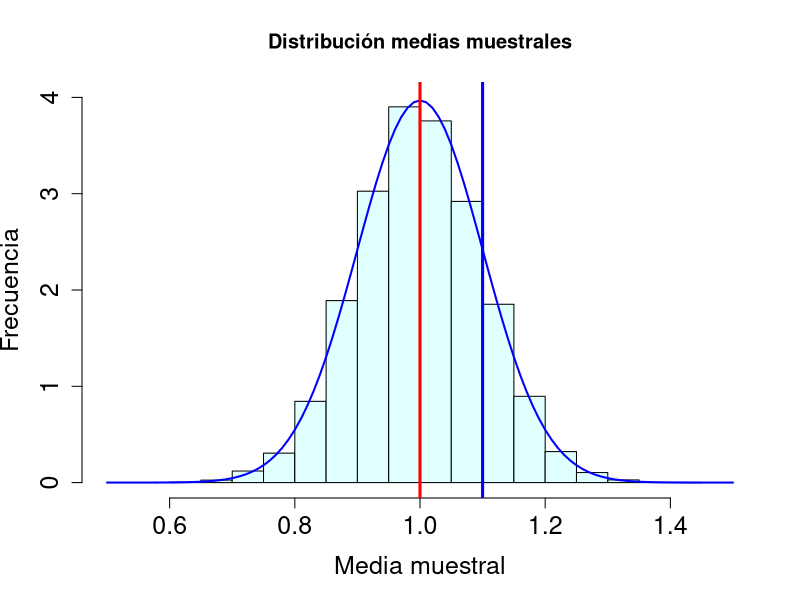
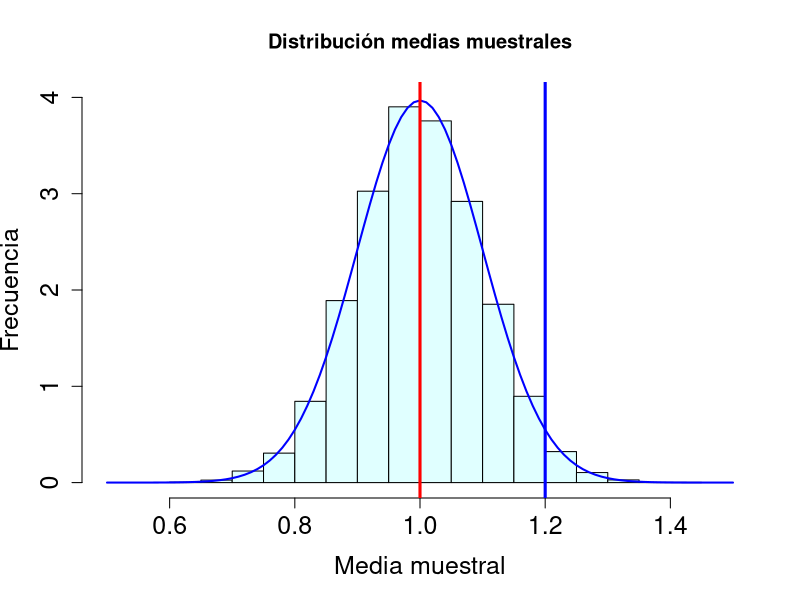
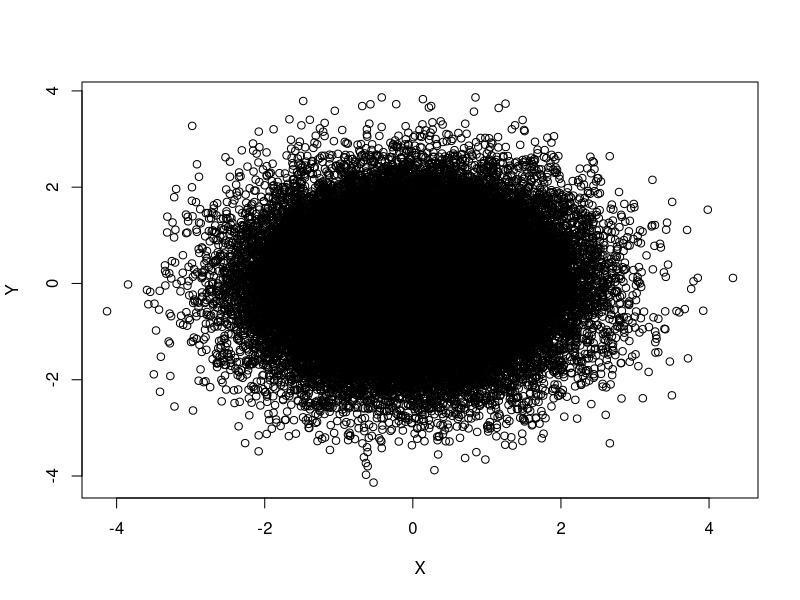

These charts were generated, in order, by the following R code: (Note: this script raises an error after producing the figures.)
## ---- chunk 1
knitr::opts_chunk$set(echo = TRUE)
## ---- chunk 2
mediaMuestral=function(n){
  muestra=rnorm(n,1,1)
  media=mean(muestra)
  return(media)
}
m=10000
muchasMedias100=replicate(m,mediaMuestral(100))

hist(muchasMedias100,xlab="Media muestral", ylab="Frecuencia", col="lightcyan",
     xlim=c(0.5,1.5),freq=FALSE,ylim=c(0,4),
     main="Distribución medias muestrales", cex.lab = 1.5,
     cex.axis = 1.5)
curve(dnorm(x,1,sd(muchasMedias100)),xlim=c(0.5,1.5),col="blue",lwd=2,add=TRUE)
abline(v=1 , col="red", lwd=3)
abline(v=1.1, col="blue", lwd=3)
## ---- chunk 3

hist(muchasMedias100,xlab="Media muestral", ylab="Frecuencia", col="lightcyan",
     xlim=c(0.5,1.5),freq=FALSE,ylim=c(0,4),
     main="Distribución medias muestrales", cex.lab = 1.5,
     cex.axis = 1.5)
curve(dnorm(x,1,sd(muchasMedias100)),xlim=c(0.5,1.5),col="blue",lwd=2,add=TRUE)
abline(v=1 , col="red", lwd=3)
abline(v=1.2, col="blue", lwd=3)
## ---- chunk 4
gen.corr.data<- function(rho,n){
# first step: generate two normal random variables from normal distrbution
set.seed(123) 
X <- rnorm(n)
X2 <- rnorm(n)
 
# second step generate the correlated variable
 
Y<- rho*X + sqrt(1-rho^2)*X2
result <-cbind(X,Y)
return(result)
}

muestra<-gen.corr.data(0.01,50000)
plot(muestra)
dat<- as.data.frame(muestra)
# cor.test(dat$x1, dat$x3)

## ---- chunk 5
tilapia_cepas <- PlantGrowth
names(tilapia_cepas) <- c("Peso", "Cepa")
tilapia_cepas$Cepa <- factor(my_data$Cepa, 
                             labels = c("Cepa 1", "Cepa2", "Cepa 3"))
write.csv(tilapia_cepas, file = "tilapia_cepas.csv")
## ---- chunk 6

library(MASS)
args(mvrnorm)
# Simulated Correlation between Body Weight, Color phenotypes in Atlantic salmon
# Generate a set of means and a symmetric covariance matrix
means   <- c(5500, 25)
cov.mat <- matrix(c(800000, -300, -300, 4), nrow = 2, ncol = 2)
WFE.COLOR <- data.frame(mvrnorm(949, means, cov.mat))
# Give the data fram column headings
names(WFE.COLOR) <- c("Weight", 'Color')
WFE.COLOR[1:10, ]
# Look at the mean and covariance to check the function
colMeans(WFE.COLOR)
cov(WFE.COLOR)
cov(WFE.COLOR$Weight, WFE.COLOR$Color)
cor(WFE.COLOR$Weight, WFE.COLOR$Color)
# Plot and export the joint distribution of the variables
p <- ggplot(WFE.COLOR, aes(x = Weight, y = Color))
p + geom_point() + geom_smooth(method = "lm") +
  xlab("Body Weight (g)") + ylab("Color")
# Export Simulate Data
write.table(WFE.COLOR, file = "CORR_WFE_COLOR_SALMON.csv", sep = ",", dec = ",")
## ---- chunk 7
library(readxl)
library(survival)
library(survminer)
larv <- read_excel("surv_dat.xlsx", sheet = 1)
summary(larv)
larv$antibiotico <- as.factor(larv$antibiotico)
str(larv)

larv_fit <- survfit(Surv(stime,status)~strata(antibiotico),
             data = larv, na.action=na.exclude, type="kaplan-meier")

summary(larv_fit)

surv_diff <- survdiff(Surv(stime,status)~antibiotico, data = larv)
surv_diff

ggsurvplot(survfit(Surv(stime,status) ~ antibiotico, data = larv, na.action = na.exclude, type="kaplan-meier"),
pval = TRUE, conf.int = FALSE)

## ---- chunk 8

# We can use rnorm to simulate a phenotype and QTL data
w.means <- c(4000, 5000, 6000) # Complete dominance
w.sd    <- 800
# Generate a SNP. AF 0.4
help(rbinom)
snp     <- rbinom(1000, 2, 0.4) # n (POPULATION), size (2 ALELLES) and prob (FREQUENCY LOWER ALLELE)
# Generate PHENO given the GENO and bind to data frame
w        <- rnorm(1000, w.means[factor(snp)], w.sd)
snp.data <- data.frame(cbind(w, snp))

# Export Simulate Data
write.table(snp.data, file = "snp.data.csv", sep = ";", dec = ",")

# Plot the phenotype as a funtion of genotupe
library(ggplot2)
p <- ggplot(snp.data, aes(x = factor(snp), y = w))
p + geom_point() + xlab("Reference allele count")

# Lineal model
par(mfrow=c(1,1)) 
lm.qtl <- lm(w ~ -1 + factor(snp))
plot(snp,w,main="")#inspeccion visual
abline(lm(w~snp), cex=0.9, col="red")
anova(lm.qtl)
summary(lm.qtl)

## ---- chunk 9
library(psych)

x=data.frame(matrix(rnorm(4*45),ncol=4))
names(x)<-c('Noise','PC1','PC2', "PC3")

beta<-c(-3,1,0.2,3) # these are the regression coefficients

trait<- as.matrix(x)%*%beta + rnorm(nrow(x),0,1)

l<-lm(trait~Noise+PC1+PC2+PC3,data=x)
summary(l)
